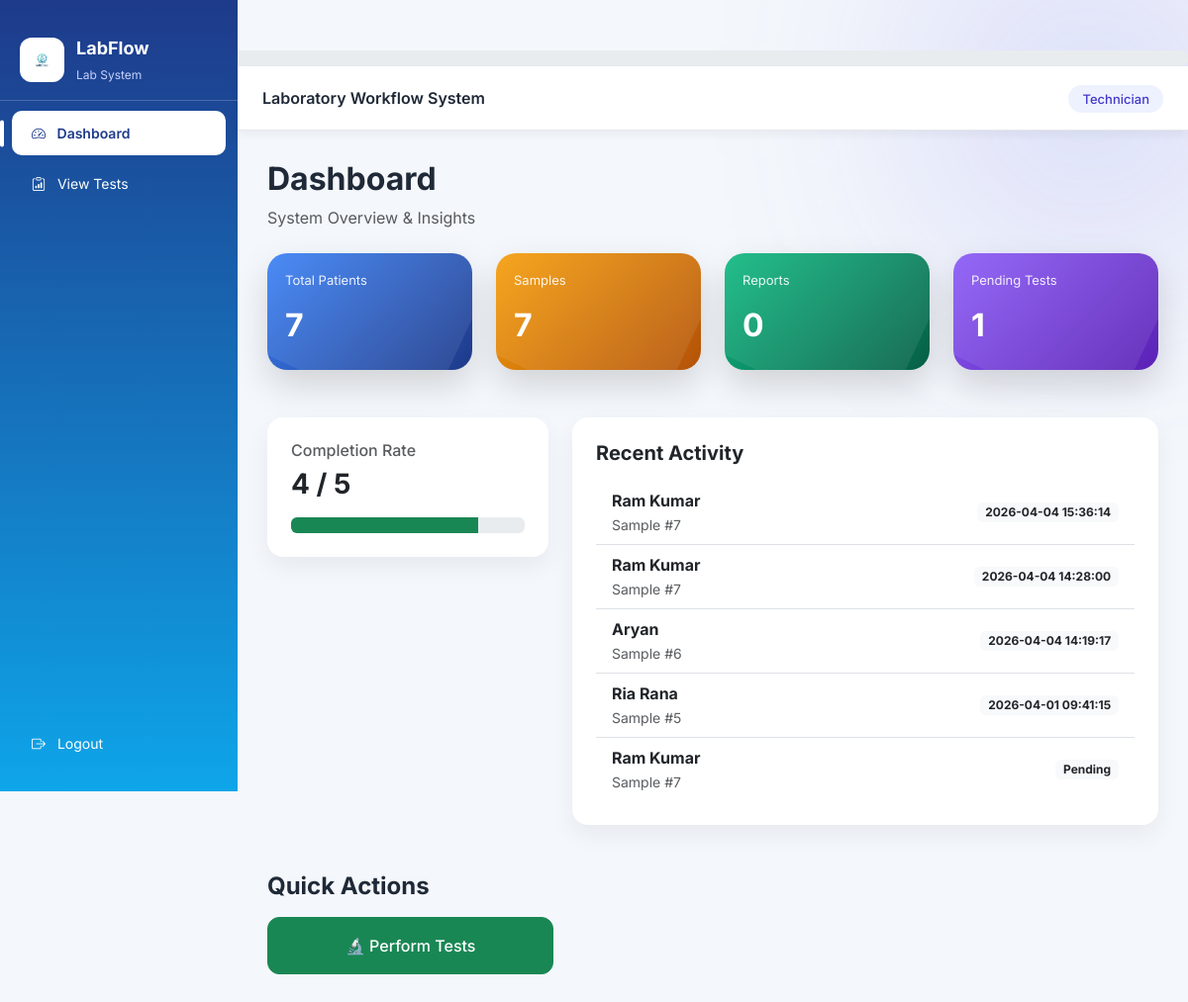
Screenshot of /dashboard.php (signed in) with the database file from the repository.
### tables this page shows
CREATE TABLE `sample_test` (
  `sample_test_id` int(11) NOT NULL,
  `sample_id` int(11) DEFAULT NULL,
  `test_id` int(11) DEFAULT NULL,
  `result_value` varchar(50) DEFAULT NULL,
  `performed_at` datetime DEFAULT NULL
);

CREATE TABLE `patient` (
  `patient_id` int(11) NOT NULL,
  `patient_name` varchar(100) NOT NULL,
  `date_of_birth` date DEFAULT NULL,
  `gender` enum('Male','Female','Other') DEFAULT NULL,
  `contact_number` varchar(15) DEFAULT NULL,
  `email` varchar(100) DEFAULT NULL,
  `address` text DEFAULT NULL,
  `registration_date` date NOT NULL
);

CREATE TABLE `sample` (
  `sample_id` int(11) NOT NULL,
  `sample_type` varchar(50) NOT NULL,
  `collection_date` datetime NOT NULL,
  `sample_status` varchar(30) NOT NULL,
  `patient_id` int(11) NOT NULL
);

### dashboard.php (the view, shortened to what this page needs)
<?php
include "db.php";
include "header.php";
$patients = $conn->query("SELECT COUNT(*) as total FROM patient")->fetch_assoc()['total'];
$samples = $conn->query("SELECT COUNT(*) as total FROM sample")->fetch_assoc()['total'];
$reports = $conn->query("SELECT COUNT(*) as total FROM report")->fetch_assoc()['total'];
$pending_tests = $conn->query("SELECT COUNT(*) as total FROM sample_test WHERE result_value IS NULL")->fetch_assoc()['total'];
$completed_tests = $conn->query("SELECT COUNT(*) as total FROM sample_test WHERE result_value IS NOT NULL")->fetch_assoc()['total'];
$role = $_SESSION["role"];
?>
<h2 class="fw-bold">Dashboard</h2>
<p class="text-muted mb-4">System Overview & Insights</p>
<div class="row g-4">
<div class="col-md-3">
<div class="dashboard-card card-blue">
<p>Total Patients</p>
<h2><?= $patients ?></h2>
</div>
</div>
<div class="col-md-3">
<div class="dashboard-card card-orange">
<p>Samples</p>
<h2><?= $samples ?></h2>
</div>
</div>
<div class="col-md-3">
<div class="dashboard-card card-green">
<p>Reports</p>
<h2><?= $reports ?></h2>
</div>
</div>
<div class="col-md-3">
<div class="dashboard-card card-purple">
<p>Pending Tests</p>
<h2><?= $pending_tests ?></h2>
</div>
</div>
</div>
<div class="row mt-4 g-4">
<div class="col-md-4">
<div class="card p-4">
<h6 class="text-muted">Completion Rate</h6>
<h3 class="fw-bold">
<?= $completed_tests ?> / <?= ($completed_tests + $pending_tests) ?>
</h3>
<div class="progress mt-2">
<div class="progress-bar bg-success" style="width: <?= ($completed_tests*100)/max(1,($completed_tests+$pending_tests)) ?>%"></div>
</div>
</div>
</div>
<div class="col-md-8">
<div class="card p-4">
<h5 class="fw-bold mb-3">Recent Activity</h5>
<?php
$recent = $conn->query("
SELECT p.patient_name, s.sample_id, st.performed_at
FROM sample_test st
JOIN sample s ON st.sample_id = s.sample_id
JOIN patient p ON s.patient_id = p.patient_id
ORDER BY st.performed_at DESC LIMIT 5
");
?>
<?php if($recent->num_rows > 0): ?>
<ul class="list-group list-group-flush">
<?php while($row = $recent->fetch_assoc()): ?>
<li class="list-group-item d-flex justify-content-between align-items-center">
<div>
<strong><?= $row['patient_name'] ?></strong>
<br>
<small class="text-muted">Sample #<?= $row['sample_id'] ?></small>
</div>
<span class="badge bg-light text-dark">
<?= $row['performed_at'] ?? 'Pending' ?>
</span>
</li>
<?php endwhile; ?>
</ul>
<?php else: ?>
<div class="empty-state">No recent activity</div>
<?php endif; ?>
</div>
</div>
</div>
<div class="mt-5">
<h4 class="fw-bold mb-3">Quick Actions</h4>
<div class="row g-3">
<?php if ($role == "Receptionist"): ?>
<div class="col-md-4">
<a href="receptionist/add_patient.php" class="btn btn-primary w-100 p-3">
➕ Register Patient
</a>
</div>
<div class="col-md-4">
<a href="receptionist/add_sample.php" class="btn btn-warning w-100 p-3">
🧪 Create Sample
</a>
</div>
<?php elseif ($role == "Technician"): ?>
<div class="col-md-4">
<a href="technician/view_tests.php" class="btn btn-success w-100 p-3">
🔬 Perform Tests
</a>
</div>
<?php endif; ?>
</div>
</div>
<?php include "footer.php"; ?>

### assets/css/style.css (style rules this page uses)
body { font-family: "Inter", "Segoe UI", sans-serif; background:#f4f7fb; color:#1f2937; }
* { transition: background 0.2s ease, transform 0.2s ease, box-shadow 0.2s ease; }
html { scroll-behavior:smooth; }
.card { border:none; border-radius:16px; box-shadow:0 10px 25px rgba(0,0,0,0.06); overflow:hidden; }
.dashboard-card { border-radius:20px; padding:18px; color:white; box-shadow:0 15px 35px rgba(0,0,0,0.15); position:relative; overflow:hidden; }
.dashboard-card::after { content:""; position:absolute; width:150%; height:150%; background:rgba(255,255,255,0.08); top:-50%; left:-50%; transform:rotate(25deg); }
.dashboard-card p { font-size:13px; opacity:0.9; }
.dashboard-card h2 { font-size:32px; font-weight:700; }
.card-blue { background: linear-gradient(135deg,#3b82f6,#1e3a8a); }
.card-orange { background: linear-gradient(135deg,#f59e0b,#b45309); }
.card-green { background: linear-gradient(135deg,#10b981,#065f46); }
.card-purple { background: linear-gradient(135deg,#8b5cf6,#5b21b6); }
.btn { border-radius:12px; padding:10px 16px; font-weight:500; }
body::before { content:""; position:fixed; width:300px; height:300px; background:#6366f1; filter:blur(120px); top:-50px; right:-50px; opacity:0.2; z-index:-1; }

### rows the page displays
sample_test: patient.patient_name "Ram Kumar", sample.sample_id "7", performed_at "2026-04-04 15:36:14"
sample_test: patient.patient_name "Ram Kumar", sample.sample_id "7", performed_at "2026-04-04 14:28:00"
sample_test: patient.patient_name "Aryan", sample.sample_id "6", performed_at "2026-04-04 14:19:17"
sample_test: patient.patient_name "Ria Rana", sample.sample_id "5", performed_at "2026-04-01 09:41:15"
sample_test: patient.patient_name "Ram Kumar", sample.sample_id "7", performed_at "Pending"

### other values shown
$_SESSION["role"] "Technician"
$patients "7"
$samples "7"
$reports "0"
$pending_tests "1"
$completed_tests "4"
$completed_tests + $pending_tests "5"
